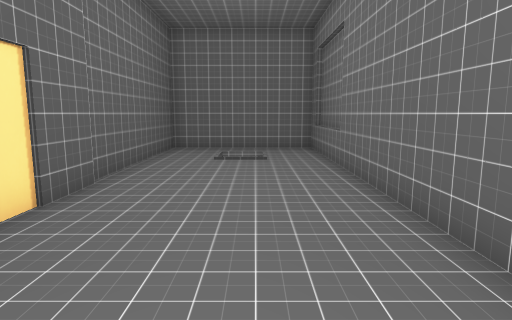
[1] (above)

15 first-person views from a walk through a Godot game level. The camera is 1.5 m above the floor, tilts 8° down and sees 75° across. The floor is counted in squares, 1 m on a side. Each view is taken from the middle of a square. On the plan, view 1 faces up. The plan holds only what a view shows up to about 15 squares ahead; the rest is blank. The place goes on beyond the plan. Some surface patterns are stand-ins.

[2]
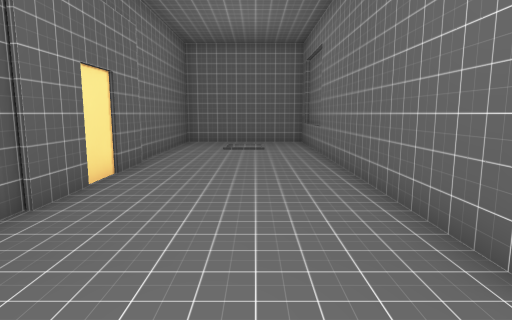

[3]
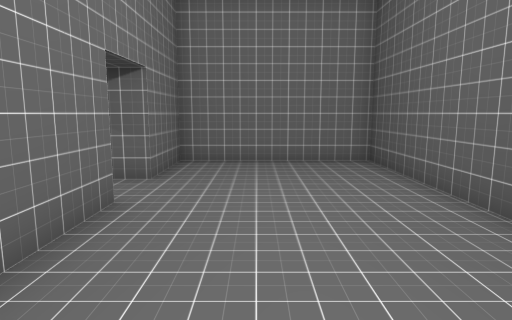

[4]
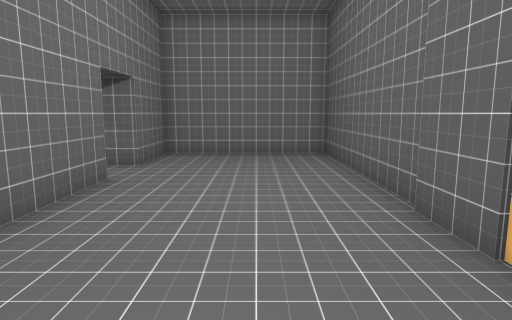

[5]
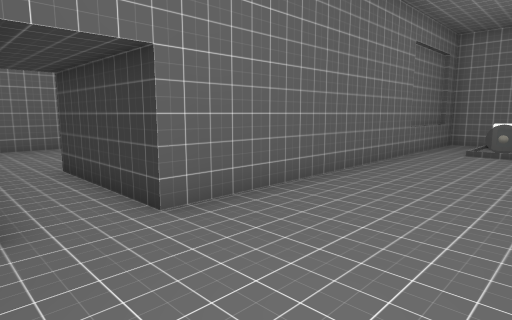

[6]
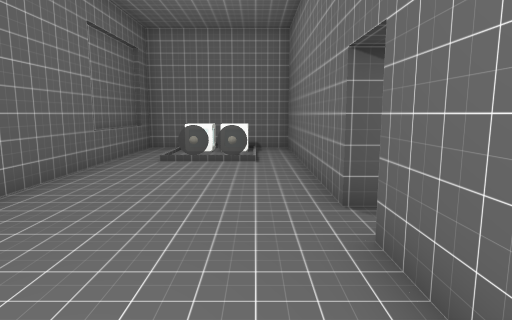

[7]
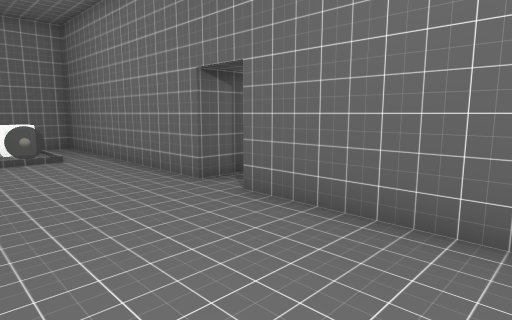

[8]
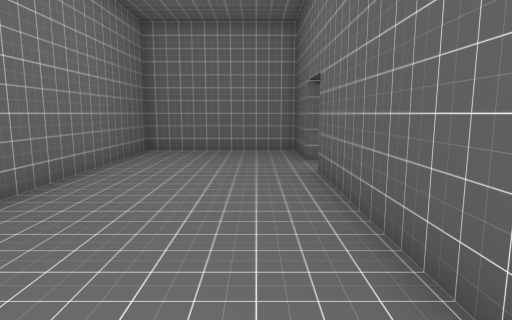

[9]
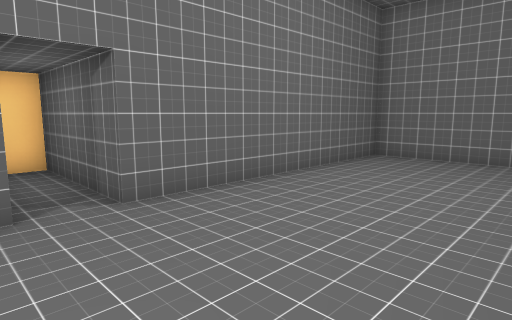

[10]
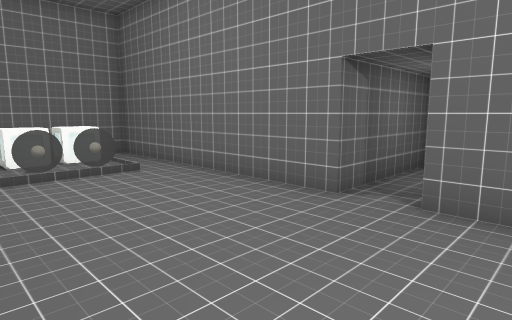

[11]
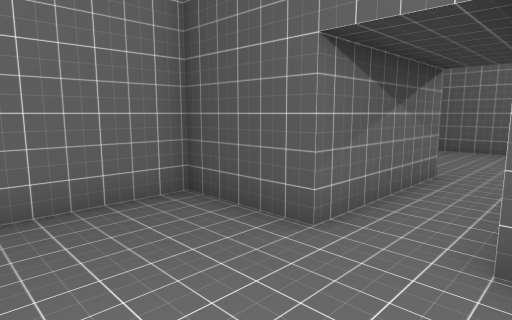

[12]
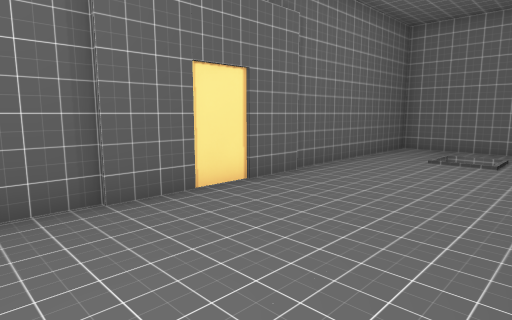

[13]
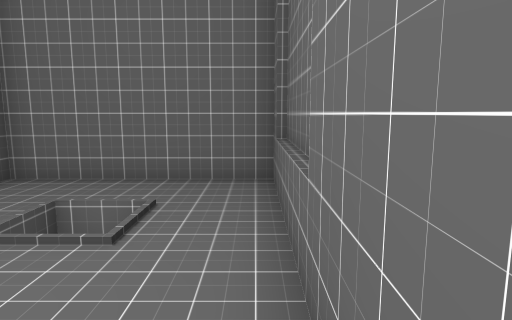

[14]
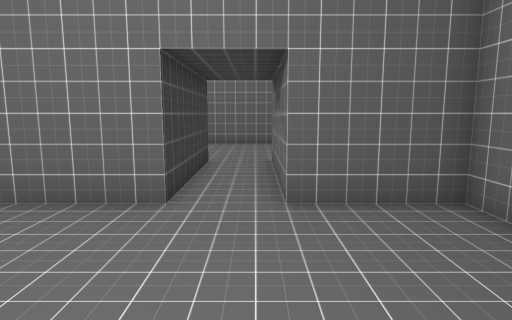

[15]
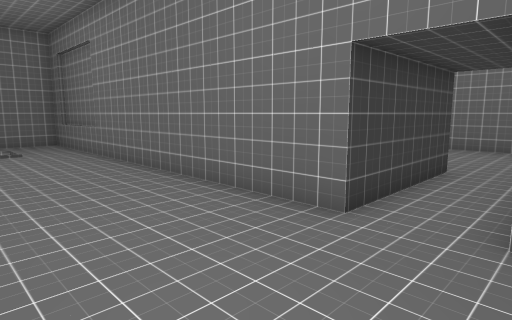

### Floor plan
Points are (right, up) in squares from view 1. A wall is a line through its corners. A room is listed if a view was taken in it or the views show most of it. See-through windows are left out.
Room 1 (views 1, 2, 3, 4, 12, 13, 14, 15)
walls: (2.6, 10) (2.6, 13.5); (2.4, -0.5) (2.4, 14.5) (-3.6, 14.5) (-3.6, -5.5) (2.4, -5.5) (2.4, -2.5)
ways out: opening at (3, -1.5) to room 2
Room 2 (views 5, 6, 7, 8, 9, 10, 11)
walls: (18.1, 5.2) (13.4, 5.2) (13.4, 14.5) (7.4, 14.5) (7.4, -0.5) (2.4, -0.5); (2.4, -2.5) (7.4, -2.5) (7.4, -5.5) (13.4, -5.5) (13.4, 3.7) (18.1, 3.7); (7.2, 13.6) (7.2, 9.9)
ways out: opening at (3, -1.5) to room 1
objects: other object (10, 11); other object (10, 12) to (10, 13); other object (11, 11); other object (11, 12) to (11, 13)

Where each view was taken, in squares from view 1:
view 1: 0 up, 0 right, facing up
view 2: 3 down, 0 right, facing up
view 3: 5 up, 0 right, facing down
view 4: 7 up, 1 left, facing down
view 5: 3 down, 12 right, facing up-left
view 6: 0 up, 12 right, facing up
view 7: 1 down, 9 right, facing up-right
view 8: 8 up, 9 right, facing down
view 9: 6 up, 8 right, facing down-right
view 10: 2 up, 8 right, facing up-right
view 11: 0 up, 11 right, facing down-left
view 12: 0 up, 2 right, facing up-left
view 13: 7 up, 2 right, facing up
view 14: 2 down, 3 left, facing right
view 15: 3 down, 2 left, facing up-right
